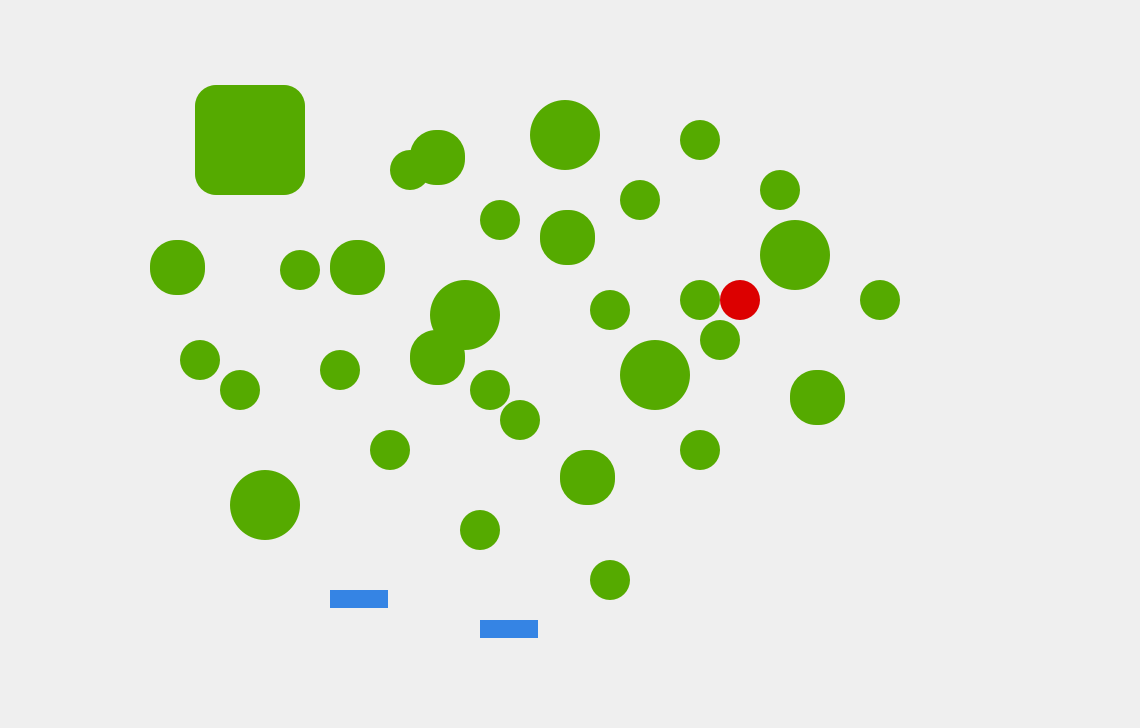
<?xml version="1.0" encoding="UTF-8"?>
<ui version="4.0">
 <class>Form</class>
 <widget class="QWidget" name="Form">
  <property name="geometry">
   <rect>
    <x>0</x>
    <y>0</y>
    <width>1140</width>
    <height>728</height>
   </rect>
  </property>
  <property name="windowTitle">
   <string>Form</string>
  </property>
  <property name="styleSheet">
   <string notr="true">* {
	box-sizing:border-box;
}</string>
  </property>
  <widget class="QPushButton" name="random_circle">
   <property name="geometry">
    <rect>
     <x>480</x>
     <y>200</y>
     <width>40</width>
     <height>40</height>
    </rect>
   </property>
   <property name="styleSheet">
    <string notr="true">QPushButton {
	color: rgb(0, 0, 0);
	background-color: #55aa00;
    /* border: 1px solid #000; */
    border-radius: 20px;
    border-style: outset;
    padding: 5px;
    }

QPushButton:hover {
    background: qradialgradient(
        cx: 0.3, cy: -0.4, fx: 0.3, fy: -0.4,
        radius: 1.35, stop: 0 #55aa00, stop: 1 #499100
        );
    }

QPushButton:pressed {
    border-style: inset;
    background: qradialgradient(
        cx: 0.4, cy: -0.1, fx: 0.4, fy: -0.1,
        radius: 1.35, stop: 0 #55aa00, stop: 1 #499100
        );
    }</string>
   </property>
   <property name="text">
    <string/>
   </property>
  </widget>
  <widget class="QPushButton" name="random_circle_2">
   <property name="geometry">
    <rect>
     <x>760</x>
     <y>170</y>
     <width>40</width>
     <height>40</height>
    </rect>
   </property>
   <property name="styleSheet">
    <string notr="true">QPushButton {
	color: rgb(0, 0, 0);
	background-color: #55aa00;
    /* border: 1px solid #000; */
    border-radius: 20px;
    border-style: outset;
    padding: 5px;
    }

QPushButton:hover {
    background: qradialgradient(
        cx: 0.3, cy: -0.4, fx: 0.3, fy: -0.4,
        radius: 1.35, stop: 0 #55aa00, stop: 1 #499100
        );
    }

QPushButton:pressed {
    border-style: inset;
    background: qradialgradient(
        cx: 0.4, cy: -0.1, fx: 0.4, fy: -0.1,
        radius: 1.35, stop: 0 #55aa00, stop: 1 #499100
        );
    }</string>
   </property>
   <property name="text">
    <string/>
   </property>
  </widget>
  <widget class="QPushButton" name="random_circle_3">
   <property name="geometry">
    <rect>
     <x>180</x>
     <y>340</y>
     <width>40</width>
     <height>40</height>
    </rect>
   </property>
   <property name="styleSheet">
    <string notr="true">QPushButton {
	color: rgb(0, 0, 0);
	background-color: #55aa00;
    /* border: 1px solid #000; */
    border-radius: 20px;
    border-style: outset;
    padding: 5px;
    }

QPushButton:hover {
    background: qradialgradient(
        cx: 0.3, cy: -0.4, fx: 0.3, fy: -0.4,
        radius: 1.35, stop: 0 #55aa00, stop: 1 #499100
        );
    }

QPushButton:pressed {
    border-style: inset;
    background: qradialgradient(
        cx: 0.4, cy: -0.1, fx: 0.4, fy: -0.1,
        radius: 1.35, stop: 0 #55aa00, stop: 1 #499100
        );
    }</string>
   </property>
   <property name="text">
    <string/>
   </property>
  </widget>
  <widget class="QPushButton" name="random_circle_4">
   <property name="geometry">
    <rect>
     <x>680</x>
     <y>280</y>
     <width>40</width>
     <height>40</height>
    </rect>
   </property>
   <property name="styleSheet">
    <string notr="true">QPushButton {
	color: rgb(0, 0, 0);
	background-color: #55aa00;
    /* border: 1px solid #000; */
    border-radius: 20px;
    border-style: outset;
    padding: 5px;
    }

QPushButton:hover {
    background: qradialgradient(
        cx: 0.3, cy: -0.4, fx: 0.3, fy: -0.4,
        radius: 1.35, stop: 0 #55aa00, stop: 1 #499100
        );
    }

QPushButton:pressed {
    border-style: inset;
    background: qradialgradient(
        cx: 0.4, cy: -0.1, fx: 0.4, fy: -0.1,
        radius: 1.35, stop: 0 #55aa00, stop: 1 #499100
        );
    }</string>
   </property>
   <property name="text">
    <string/>
   </property>
  </widget>
  <widget class="QPushButton" name="random_circle_5">
   <property name="geometry">
    <rect>
     <x>680</x>
     <y>430</y>
     <width>40</width>
     <height>40</height>
    </rect>
   </property>
   <property name="styleSheet">
    <string notr="true">QPushButton {
	color: rgb(0, 0, 0);
	background-color: #55aa00;
    /* border: 1px solid #000; */
    border-radius: 20px;
    border-style: outset;
    padding: 5px;
    }

QPushButton:hover {
    background: qradialgradient(
        cx: 0.3, cy: -0.4, fx: 0.3, fy: -0.4,
        radius: 1.35, stop: 0 #55aa00, stop: 1 #499100
        );
    }

QPushButton:pressed {
    border-style: inset;
    background: qradialgradient(
        cx: 0.4, cy: -0.1, fx: 0.4, fy: -0.1,
        radius: 1.35, stop: 0 #55aa00, stop: 1 #499100
        );
    }</string>
   </property>
   <property name="text">
    <string/>
   </property>
  </widget>
  <widget class="QPushButton" name="random_circle_6">
   <property name="geometry">
    <rect>
     <x>590</x>
     <y>290</y>
     <width>40</width>
     <height>40</height>
    </rect>
   </property>
   <property name="styleSheet">
    <string notr="true">QPushButton {
	color: rgb(0, 0, 0);
	background-color: #55aa00;
    /* border: 1px solid #000; */
    border-radius: 20px;
    border-style: outset;
    padding: 5px;
    }

QPushButton:hover {
    background: qradialgradient(
        cx: 0.3, cy: -0.4, fx: 0.3, fy: -0.4,
        radius: 1.35, stop: 0 #55aa00, stop: 1 #499100
        );
    }

QPushButton:pressed {
    border-style: inset;
    background: qradialgradient(
        cx: 0.4, cy: -0.1, fx: 0.4, fy: -0.1,
        radius: 1.35, stop: 0 #55aa00, stop: 1 #499100
        );
    }</string>
   </property>
   <property name="text">
    <string/>
   </property>
  </widget>
  <widget class="QPushButton" name="random_circle_7">
   <property name="geometry">
    <rect>
     <x>470</x>
     <y>370</y>
     <width>40</width>
     <height>40</height>
    </rect>
   </property>
   <property name="styleSheet">
    <string notr="true">QPushButton {
	color: rgb(0, 0, 0);
	background-color: #55aa00;
    /* border: 1px solid #000; */
    border-radius: 20px;
    border-style: outset;
    padding: 5px;
    }

QPushButton:hover {
    background: qradialgradient(
        cx: 0.3, cy: -0.4, fx: 0.3, fy: -0.4,
        radius: 1.35, stop: 0 #55aa00, stop: 1 #499100
        );
    }

QPushButton:pressed {
    border-style: inset;
    background: qradialgradient(
        cx: 0.4, cy: -0.1, fx: 0.4, fy: -0.1,
        radius: 1.35, stop: 0 #55aa00, stop: 1 #499100
        );
    }</string>
   </property>
   <property name="text">
    <string/>
   </property>
  </widget>
  <widget class="QPushButton" name="random_circle_8">
   <property name="geometry">
    <rect>
     <x>390</x>
     <y>150</y>
     <width>40</width>
     <height>40</height>
    </rect>
   </property>
   <property name="styleSheet">
    <string notr="true">QPushButton {
	color: rgb(0, 0, 0);
	background-color: #55aa00;
    /* border: 1px solid #000; */
    border-radius: 20px;
    border-style: outset;
    padding: 5px;
    }

QPushButton:hover {
    background: qradialgradient(
        cx: 0.3, cy: -0.4, fx: 0.3, fy: -0.4,
        radius: 1.35, stop: 0 #55aa00, stop: 1 #499100
        );
    }

QPushButton:pressed {
    border-style: inset;
    background: qradialgradient(
        cx: 0.4, cy: -0.1, fx: 0.4, fy: -0.1,
        radius: 1.35, stop: 0 #55aa00, stop: 1 #499100
        );
    }</string>
   </property>
   <property name="text">
    <string/>
   </property>
  </widget>
  <widget class="QPushButton" name="random_circle_9">
   <property name="geometry">
    <rect>
     <x>700</x>
     <y>320</y>
     <width>40</width>
     <height>40</height>
    </rect>
   </property>
   <property name="styleSheet">
    <string notr="true">QPushButton {
	color: rgb(0, 0, 0);
	background-color: #55aa00;
    /* border: 1px solid #000; */
    border-radius: 20px;
    border-style: outset;
    padding: 5px;
    }

QPushButton:hover {
    background: qradialgradient(
        cx: 0.3, cy: -0.4, fx: 0.3, fy: -0.4,
        radius: 1.35, stop: 0 #55aa00, stop: 1 #499100
        );
    }

QPushButton:pressed {
    border-style: inset;
    background: qradialgradient(
        cx: 0.4, cy: -0.1, fx: 0.4, fy: -0.1,
        radius: 1.35, stop: 0 #55aa00, stop: 1 #499100
        );
    }</string>
   </property>
   <property name="text">
    <string/>
   </property>
  </widget>
  <widget class="QPushButton" name="random_circle_10">
   <property name="geometry">
    <rect>
     <x>590</x>
     <y>560</y>
     <width>40</width>
     <height>40</height>
    </rect>
   </property>
   <property name="styleSheet">
    <string notr="true">QPushButton {
	color: rgb(0, 0, 0);
	background-color: #55aa00;
    /* border: 1px solid #000; */
    border-radius: 20px;
    border-style: outset;
    padding: 5px;
    }

QPushButton:hover {
    background: qradialgradient(
        cx: 0.3, cy: -0.4, fx: 0.3, fy: -0.4,
        radius: 1.35, stop: 0 #55aa00, stop: 1 #499100
        );
    }

QPushButton:pressed {
    border-style: inset;
    background: qradialgradient(
        cx: 0.4, cy: -0.1, fx: 0.4, fy: -0.1,
        radius: 1.35, stop: 0 #55aa00, stop: 1 #499100
        );
    }</string>
   </property>
   <property name="text">
    <string/>
   </property>
  </widget>
  <widget class="QPushButton" name="random_circle_11">
   <property name="geometry">
    <rect>
     <x>370</x>
     <y>430</y>
     <width>40</width>
     <height>40</height>
    </rect>
   </property>
   <property name="styleSheet">
    <string notr="true">QPushButton {
	color: rgb(0, 0, 0);
	background-color: #55aa00;
    /* border: 1px solid #000; */
    border-radius: 20px;
    border-style: outset;
    padding: 5px;
    }

QPushButton:hover {
    background: qradialgradient(
        cx: 0.3, cy: -0.4, fx: 0.3, fy: -0.4,
        radius: 1.35, stop: 0 #55aa00, stop: 1 #499100
        );
    }

QPushButton:pressed {
    border-style: inset;
    background: qradialgradient(
        cx: 0.4, cy: -0.1, fx: 0.4, fy: -0.1,
        radius: 1.35, stop: 0 #55aa00, stop: 1 #499100
        );
    }</string>
   </property>
   <property name="text">
    <string/>
   </property>
  </widget>
  <widget class="QPushButton" name="random_circle_12">
   <property name="geometry">
    <rect>
     <x>280</x>
     <y>250</y>
     <width>40</width>
     <height>40</height>
    </rect>
   </property>
   <property name="styleSheet">
    <string notr="true">QPushButton {
	color: rgb(0, 0, 0);
	background-color: #55aa00;
    /* border: 1px solid #000; */
    border-radius: 20px;
    border-style: outset;
    padding: 5px;
    }

QPushButton:hover {
    background: qradialgradient(
        cx: 0.3, cy: -0.4, fx: 0.3, fy: -0.4,
        radius: 1.35, stop: 0 #55aa00, stop: 1 #499100
        );
    }

QPushButton:pressed {
    border-style: inset;
    background: qradialgradient(
        cx: 0.4, cy: -0.1, fx: 0.4, fy: -0.1,
        radius: 1.35, stop: 0 #55aa00, stop: 1 #499100
        );
    }</string>
   </property>
   <property name="text">
    <string/>
   </property>
  </widget>
  <widget class="QPushButton" name="random_circle_13">
   <property name="geometry">
    <rect>
     <x>860</x>
     <y>280</y>
     <width>40</width>
     <height>40</height>
    </rect>
   </property>
   <property name="styleSheet">
    <string notr="true">QPushButton {
	color: rgb(0, 0, 0);
	background-color: #55aa00;
    /* border: 1px solid #000; */
    border-radius: 20px;
    border-style: outset;
    padding: 5px;
    }

QPushButton:hover {
    background: qradialgradient(
        cx: 0.3, cy: -0.4, fx: 0.3, fy: -0.4,
        radius: 1.35, stop: 0 #55aa00, stop: 1 #499100
        );
    }

QPushButton:pressed {
    border-style: inset;
    background: qradialgradient(
        cx: 0.4, cy: -0.1, fx: 0.4, fy: -0.1,
        radius: 1.35, stop: 0 #55aa00, stop: 1 #499100
        );
    }</string>
   </property>
   <property name="text">
    <string/>
   </property>
  </widget>
  <widget class="QPushButton" name="random_circle_14">
   <property name="geometry">
    <rect>
     <x>500</x>
     <y>400</y>
     <width>40</width>
     <height>40</height>
    </rect>
   </property>
   <property name="styleSheet">
    <string notr="true">QPushButton {
	color: rgb(0, 0, 0);
	background-color: #55aa00;
    /* border: 1px solid #000; */
    border-radius: 20px;
    border-style: outset;
    padding: 5px;
    }

QPushButton:hover {
    background: qradialgradient(
        cx: 0.3, cy: -0.4, fx: 0.3, fy: -0.4,
        radius: 1.35, stop: 0 #55aa00, stop: 1 #499100
        );
    }

QPushButton:pressed {
    border-style: inset;
    background: qradialgradient(
        cx: 0.4, cy: -0.1, fx: 0.4, fy: -0.1,
        radius: 1.35, stop: 0 #55aa00, stop: 1 #499100
        );
    }</string>
   </property>
   <property name="text">
    <string/>
   </property>
  </widget>
  <widget class="QPushButton" name="random_circle_15">
   <property name="geometry">
    <rect>
     <x>220</x>
     <y>370</y>
     <width>40</width>
     <height>40</height>
    </rect>
   </property>
   <property name="styleSheet">
    <string notr="true">QPushButton {
	color: rgb(0, 0, 0);
	background-color: #55aa00;
    /* border: 1px solid #000; */
    border-radius: 20px;
    border-style: outset;
    padding: 5px;
    }

QPushButton:hover {
    background: qradialgradient(
        cx: 0.3, cy: -0.4, fx: 0.3, fy: -0.4,
        radius: 1.35, stop: 0 #55aa00, stop: 1 #499100
        );
    }

QPushButton:pressed {
    border-style: inset;
    background: qradialgradient(
        cx: 0.4, cy: -0.1, fx: 0.4, fy: -0.1,
        radius: 1.35, stop: 0 #55aa00, stop: 1 #499100
        );
    }</string>
   </property>
   <property name="text">
    <string/>
   </property>
  </widget>
  <widget class="QPushButton" name="random_circle_16">
   <property name="geometry">
    <rect>
     <x>460</x>
     <y>510</y>
     <width>40</width>
     <height>40</height>
    </rect>
   </property>
   <property name="styleSheet">
    <string notr="true">QPushButton {
	color: rgb(0, 0, 0);
	background-color: #55aa00;
    /* border: 1px solid #000; */
    border-radius: 20px;
    border-style: outset;
    padding: 5px;
    }

QPushButton:hover {
    background: qradialgradient(
        cx: 0.3, cy: -0.4, fx: 0.3, fy: -0.4,
        radius: 1.35, stop: 0 #55aa00, stop: 1 #499100
        );
    }

QPushButton:pressed {
    border-style: inset;
    background: qradialgradient(
        cx: 0.4, cy: -0.1, fx: 0.4, fy: -0.1,
        radius: 1.35, stop: 0 #55aa00, stop: 1 #499100
        );
    }</string>
   </property>
   <property name="text">
    <string/>
   </property>
  </widget>
  <widget class="QPushButton" name="random_circle_17">
   <property name="geometry">
    <rect>
     <x>620</x>
     <y>180</y>
     <width>40</width>
     <height>40</height>
    </rect>
   </property>
   <property name="styleSheet">
    <string notr="true">QPushButton {
	color: rgb(0, 0, 0);
	background-color: #55aa00;
    /* border: 1px solid #000; */
    border-radius: 20px;
    border-style: outset;
    padding: 5px;
    }

QPushButton:hover {
    background: qradialgradient(
        cx: 0.3, cy: -0.4, fx: 0.3, fy: -0.4,
        radius: 1.35, stop: 0 #55aa00, stop: 1 #499100
        );
    }

QPushButton:pressed {
    border-style: inset;
    background: qradialgradient(
        cx: 0.4, cy: -0.1, fx: 0.4, fy: -0.1,
        radius: 1.35, stop: 0 #55aa00, stop: 1 #499100
        );
    }</string>
   </property>
   <property name="text">
    <string/>
   </property>
  </widget>
  <widget class="QPushButton" name="random_circle_18">
   <property name="geometry">
    <rect>
     <x>680</x>
     <y>120</y>
     <width>40</width>
     <height>40</height>
    </rect>
   </property>
   <property name="styleSheet">
    <string notr="true">QPushButton {
	color: rgb(0, 0, 0);
	background-color: #55aa00;
    /* border: 1px solid #000; */
    border-radius: 20px;
    border-style: outset;
    padding: 5px;
    }

QPushButton:hover {
    background: qradialgradient(
        cx: 0.3, cy: -0.4, fx: 0.3, fy: -0.4,
        radius: 1.35, stop: 0 #55aa00, stop: 1 #499100
        );
    }

QPushButton:pressed {
    border-style: inset;
    background: qradialgradient(
        cx: 0.4, cy: -0.1, fx: 0.4, fy: -0.1,
        radius: 1.35, stop: 0 #55aa00, stop: 1 #499100
        );
    }</string>
   </property>
   <property name="text">
    <string/>
   </property>
  </widget>
  <widget class="QPushButton" name="random_circle_19">
   <property name="geometry">
    <rect>
     <x>320</x>
     <y>350</y>
     <width>40</width>
     <height>40</height>
    </rect>
   </property>
   <property name="styleSheet">
    <string notr="true">QPushButton {
	color: rgb(0, 0, 0);
	background-color: #55aa00;
    /* border: 1px solid #000; */
    border-radius: 20px;
    border-style: outset;
    padding: 5px;
    }

QPushButton:hover {
    background: qradialgradient(
        cx: 0.3, cy: -0.4, fx: 0.3, fy: -0.4,
        radius: 1.35, stop: 0 #55aa00, stop: 1 #499100
        );
    }

QPushButton:pressed {
    border-style: inset;
    background: qradialgradient(
        cx: 0.4, cy: -0.1, fx: 0.4, fy: -0.1,
        radius: 1.35, stop: 0 #55aa00, stop: 1 #499100
        );
    }</string>
   </property>
   <property name="text">
    <string/>
   </property>
  </widget>
  <widget class="QPushButton" name="random_circle_20">
   <property name="geometry">
    <rect>
     <x>720</x>
     <y>280</y>
     <width>40</width>
     <height>40</height>
    </rect>
   </property>
   <property name="styleSheet">
    <string notr="true">QPushButton {
	color: rgb(0, 0, 0);
	background-color: #dc0000;
    /* border: 1px solid #000; */
    border-radius: 20px;
    border-style: outset;
    padding: 5px;
    }

QPushButton:hover {
    background: qradialgradient(
        cx: 0.3, cy: -0.4, fx: 0.3, fy: -0.4,
        radius: 1.35, stop: 0 #dc0000, stop: 1 #a80000
        );
    }

QPushButton:pressed {
    border-style: inset;
    background: qradialgradient(
        cx: 0.4, cy: -0.1, fx: 0.4, fy: -0.1,
        radius: 1.35, stop: 0 #dc0000, stop: 1 #a80000
        );
    }</string>
   </property>
   <property name="text">
    <string/>
   </property>
  </widget>
  <widget class="QPushButton" name="random_circle_21">
   <property name="geometry">
    <rect>
     <x>430</x>
     <y>280</y>
     <width>70</width>
     <height>70</height>
    </rect>
   </property>
   <property name="styleSheet">
    <string notr="true">QPushButton {
	color: rgb(0, 0, 0);
	background-color: #55aa00;
    /* border: 1px solid #000; */
    border-radius: 35px;
    border-style: outset;
    padding: 5px;
    }

QPushButton:hover {
    background: qradialgradient(
        cx: 0.3, cy: -0.4, fx: 0.3, fy: -0.4,
        radius: 1.35, stop: 0 #55aa00, stop: 1 #499100
        );
    }

QPushButton:pressed {
    border-style: inset;
    background: qradialgradient(
        cx: 0.4, cy: -0.1, fx: 0.4, fy: -0.1,
        radius: 1.35, stop: 0 #55aa00, stop: 1 #499100
        );
    }</string>
   </property>
   <property name="text">
    <string/>
   </property>
  </widget>
  <widget class="QPushButton" name="random_circle_22">
   <property name="geometry">
    <rect>
     <x>620</x>
     <y>340</y>
     <width>70</width>
     <height>70</height>
    </rect>
   </property>
   <property name="styleSheet">
    <string notr="true">QPushButton {
	color: rgb(0, 0, 0);
	background-color: #55aa00;
    border-radius: 35px;
    border-style: outset;
    padding: 5px;
    }

QPushButton:hover {
    background: #499100;
    }

QPushButton:pressed {
    border-style: inset;
    background: #499100;
    }

QPushButton:focus {
    border-style: inset;
    background: #499100;
 	border: 2px solid #000;
    }</string>
   </property>
   <property name="text">
    <string/>
   </property>
  </widget>
  <widget class="QPushButton" name="random_circle_23">
   <property name="geometry">
    <rect>
     <x>760</x>
     <y>220</y>
     <width>70</width>
     <height>70</height>
    </rect>
   </property>
   <property name="styleSheet">
    <string notr="true">QPushButton {
	color: rgb(0, 0, 0);
	background-color: #55aa00;
    /* border: 1px solid #000; */
    border-radius: 35px;
    border-style: outset;
    padding: 5px;
    }

QPushButton:hover {
    background: qradialgradient(
        cx: 0.3, cy: -0.4, fx: 0.3, fy: -0.4,
        radius: 1.35, stop: 0 #55aa00, stop: 1 #499100
        );
    }

QPushButton:pressed {
    border-style: inset;
    background: qradialgradient(
        cx: 0.4, cy: -0.1, fx: 0.4, fy: -0.1,
        radius: 1.35, stop: 0 #55aa00, stop: 1 #499100
        );
    }</string>
   </property>
   <property name="text">
    <string/>
   </property>
  </widget>
  <widget class="QPushButton" name="random_circle_24">
   <property name="geometry">
    <rect>
     <x>530</x>
     <y>100</y>
     <width>70</width>
     <height>70</height>
    </rect>
   </property>
   <property name="styleSheet">
    <string notr="true">QPushButton {
	color: rgb(0, 0, 0);
	background-color: #55aa00;
    /* border: 1px solid #000; */
    border-radius: 35px;
    border-style: outset;
    padding: 5px;
    }

QPushButton:hover {
    background: qradialgradient(
        cx: 0.3, cy: -0.4, fx: 0.3, fy: -0.4,
        radius: 1.35, stop: 0 #55aa00, stop: 1 #499100
        );
    }

QPushButton:pressed {
    border-style: inset;
    background: qradialgradient(
        cx: 0.4, cy: -0.1, fx: 0.4, fy: -0.1,
        radius: 1.35, stop: 0 #55aa00, stop: 1 #499100
        );
    }</string>
   </property>
   <property name="text">
    <string/>
   </property>
  </widget>
  <widget class="QPushButton" name="random_circle_25">
   <property name="geometry">
    <rect>
     <x>230</x>
     <y>470</y>
     <width>70</width>
     <height>70</height>
    </rect>
   </property>
   <property name="styleSheet">
    <string notr="true">QPushButton {
	color: rgb(0, 0, 0);
	background-color: #55aa00;
    /* border: 1px solid #000; */
    border-radius: 35px;
    border-style: outset;
    padding: 5px;
    }

QPushButton:hover {
    background: qradialgradient(
        cx: 0.3, cy: -0.4, fx: 0.3, fy: -0.4,
        radius: 1.35, stop: 0 #55aa00, stop: 1 #499100
        );
    }

QPushButton:pressed {
    border-style: inset;
    background: qradialgradient(
        cx: 0.4, cy: -0.1, fx: 0.4, fy: -0.1,
        radius: 1.35, stop: 0 #55aa00, stop: 1 #499100
        );
    }</string>
   </property>
   <property name="text">
    <string/>
   </property>
  </widget>
  <widget class="QPushButton" name="random_circle_26">
   <property name="geometry">
    <rect>
     <x>790</x>
     <y>370</y>
     <width>55</width>
     <height>55</height>
    </rect>
   </property>
   <property name="styleSheet">
    <string notr="true">QPushButton {
	color: rgb(0, 0, 0);
	background-color: #55aa00;
    /* border: 1px solid #000; */
    border-radius: 26px;
    border-style: outset;
    padding: 5px;
    }

QPushButton:hover {
    background: qradialgradient(
        cx: 0.3, cy: -0.4, fx: 0.3, fy: -0.4,
        radius: 1.35, stop: 0 #55aa00, stop: 1 #499100
        );
    }

QPushButton:pressed {
    border-style: inset;
    background: qradialgradient(
        cx: 0.4, cy: -0.1, fx: 0.4, fy: -0.1,
        radius: 1.35, stop: 0 #55aa00, stop: 1 #499100
        );
    }</string>
   </property>
   <property name="text">
    <string/>
   </property>
  </widget>
  <widget class="QPushButton" name="random_circle_27">
   <property name="geometry">
    <rect>
     <x>560</x>
     <y>450</y>
     <width>55</width>
     <height>55</height>
    </rect>
   </property>
   <property name="styleSheet">
    <string notr="true">QPushButton {
	color: rgb(0, 0, 0);
	background-color: #55aa00;
    /* border: 1px solid #000; */
    border-radius: 26px;
    border-style: outset;
    padding: 5px;
    }

QPushButton:hover {
    background: qradialgradient(
        cx: 0.3, cy: -0.4, fx: 0.3, fy: -0.4,
        radius: 1.35, stop: 0 #55aa00, stop: 1 #499100
        );
    }

QPushButton:pressed {
    border-style: inset;
    background: qradialgradient(
        cx: 0.4, cy: -0.1, fx: 0.4, fy: -0.1,
        radius: 1.35, stop: 0 #55aa00, stop: 1 #499100
        );
    }</string>
   </property>
   <property name="text">
    <string/>
   </property>
  </widget>
  <widget class="QPushButton" name="random_circle_28">
   <property name="geometry">
    <rect>
     <x>540</x>
     <y>210</y>
     <width>55</width>
     <height>55</height>
    </rect>
   </property>
   <property name="styleSheet">
    <string notr="true">QPushButton {
	color: rgb(0, 0, 0);
	background-color: #55aa00;
    /* border: 1px solid #000; */
    border-radius: 26px;
    border-style: outset;
    padding: 5px;
    }

QPushButton:hover {
    background: qradialgradient(
        cx: 0.3, cy: -0.4, fx: 0.3, fy: -0.4,
        radius: 1.35, stop: 0 #55aa00, stop: 1 #499100
        );
    }

QPushButton:pressed {
    border-style: inset;
    background: qradialgradient(
        cx: 0.4, cy: -0.1, fx: 0.4, fy: -0.1,
        radius: 1.35, stop: 0 #55aa00, stop: 1 #499100
        );
    }</string>
   </property>
   <property name="text">
    <string/>
   </property>
  </widget>
  <widget class="QPushButton" name="random_circle_29">
   <property name="geometry">
    <rect>
     <x>150</x>
     <y>240</y>
     <width>55</width>
     <height>55</height>
    </rect>
   </property>
   <property name="styleSheet">
    <string notr="true">QPushButton {
	color: rgb(0, 0, 0);
	background-color: #55aa00;
    /* border: 1px solid #000; */
    border-radius: 26px;
    border-style: outset;
    padding: 5px;
    }

QPushButton:hover {
    background: qradialgradient(
        cx: 0.3, cy: -0.4, fx: 0.3, fy: -0.4,
        radius: 1.35, stop: 0 #55aa00, stop: 1 #499100
        );
    }

QPushButton:pressed {
    border-style: inset;
    background: qradialgradient(
        cx: 0.4, cy: -0.1, fx: 0.4, fy: -0.1,
        radius: 1.35, stop: 0 #55aa00, stop: 1 #499100
        );
    }</string>
   </property>
   <property name="text">
    <string/>
   </property>
  </widget>
  <widget class="QPushButton" name="random_circle_30">
   <property name="geometry">
    <rect>
     <x>190</x>
     <y>80</y>
     <width>120</width>
     <height>120</height>
    </rect>
   </property>
   <property name="styleSheet">
    <string notr="true">QPushButton {
    width: 120px;
    height: 120px;
	background-color: #55aa00;
    border-radius: 26px;
    border:10px solid transparent;
    
    padding: 10px
/*
    border-radius: 26px;
    
*/
    /*box-shadow: inset 0 0 0 30px #3a3a3a;*/
	
    }

QPushButton:hover {
    border:10px solid rgba(255, 255, 255, .5);
    padding: 10px;
	border-style: outset;
    background: qradialgradient(
        cx: 0.3, cy: -0.4, fx: 0.3, fy: -0.4,
        radius: 1.35, stop: 0 #55aa00, stop: 1 #499100
        );
    }

QPushButton:pressed {
    border-style: inset;
    background: qradialgradient(
        cx: 0.4, cy: -0.1, fx: 0.4, fy: -0.1,
        radius: 1.35, stop: 0 #55aa00, stop: 1 #499100
        );
    }</string>
   </property>
   <property name="text">
    <string/>
   </property>
  </widget>
  <widget class="QPushButton" name="random_circle_31">
   <property name="geometry">
    <rect>
     <x>330</x>
     <y>240</y>
     <width>55</width>
     <height>55</height>
    </rect>
   </property>
   <property name="styleSheet">
    <string notr="true">QPushButton {
	color: rgb(0, 0, 0);
	background-color: #55aa00;
    /* border: 1px solid #000; */
    border-radius: 26px;
    border-style: outset;
    padding: 5px;
    }

QPushButton:hover {
    background: qradialgradient(
        cx: 0.3, cy: -0.4, fx: 0.3, fy: -0.4,
        radius: 1.35, stop: 0 #55aa00, stop: 1 #499100
        );
    }

QPushButton:pressed {
    border-style: inset;
    background: qradialgradient(
        cx: 0.4, cy: -0.1, fx: 0.4, fy: -0.1,
        radius: 1.35, stop: 0 #55aa00, stop: 1 #499100
        );
    }</string>
   </property>
   <property name="text">
    <string/>
   </property>
  </widget>
  <widget class="QPushButton" name="random_circle_32">
   <property name="geometry">
    <rect>
     <x>410</x>
     <y>330</y>
     <width>55</width>
     <height>55</height>
    </rect>
   </property>
   <property name="styleSheet">
    <string notr="true">QPushButton {
	color: rgb(0, 0, 0);
	background-color: #55aa00;
    /* border: 1px solid #000; */
    border-radius: 26px;
    border-style: outset;
    padding: 5px;
    }

QPushButton:hover {
    background: qradialgradient(
        cx: 0.3, cy: -0.4, fx: 0.3, fy: -0.4,
        radius: 1.35, stop: 0 #55aa00, stop: 1 #499100
        );
    }

QPushButton:pressed {
    border-style: inset;
    background: qradialgradient(
        cx: 0.4, cy: -0.1, fx: 0.4, fy: -0.1,
        radius: 1.35, stop: 0 #55aa00, stop: 1 #499100
        );
    }</string>
   </property>
   <property name="text">
    <string/>
   </property>
  </widget>
  <widget class="QPushButton" name="random_circle_33">
   <property name="geometry">
    <rect>
     <x>410</x>
     <y>130</y>
     <width>55</width>
     <height>55</height>
    </rect>
   </property>
   <property name="styleSheet">
    <string notr="true">QPushButton {
	color: rgb(0, 0, 0);
	background-color: #55aa00;
    /* border: 1px solid #000; */
    border-radius: 26px;
    border-style: outset;
    padding: 5px;
    }

QPushButton:hover {
    background: qradialgradient(
        cx: 0.3, cy: -0.4, fx: 0.3, fy: -0.4,
        radius: 1.35, stop: 0 #55aa00, stop: 1 #499100
        );
    }

QPushButton:pressed {
    border-style: inset;
    background: qradialgradient(
        cx: 0.4, cy: -0.1, fx: 0.4, fy: -0.1,
        radius: 1.35, stop: 0 #55aa00, stop: 1 #499100
        );
    }</string>
   </property>
   <property name="text">
    <string/>
   </property>
  </widget>
  <widget class="QLabel" name="label">
   <property name="geometry">
    <rect>
     <x>330</x>
     <y>590</y>
     <width>58</width>
     <height>18</height>
    </rect>
   </property>
   <property name="styleSheet">
    <string notr="true">QLabel {
border-color: rgb(66, 69, 183); 
background-color: rgb(53, 132, 228); 
border-style: solid; 
border-radius: 50px;
}</string>
   </property>
   <property name="text">
    <string/>
   </property>
  </widget>
  <widget class="QLabel" name="label_2">
   <property name="geometry">
    <rect>
     <x>480</x>
     <y>620</y>
     <width>58</width>
     <height>18</height>
    </rect>
   </property>
   <property name="styleSheet">
    <string notr="true">QLabel {
border-color: rgb(66, 69, 183); 
background-color: rgb(53, 132, 228); 
border-style: solid; 
border-radius: 50px;
}</string>
   </property>
   <property name="text">
    <string/>
   </property>
  </widget>
 </widget>
 <resources/>
 <connections/>
</ui>
